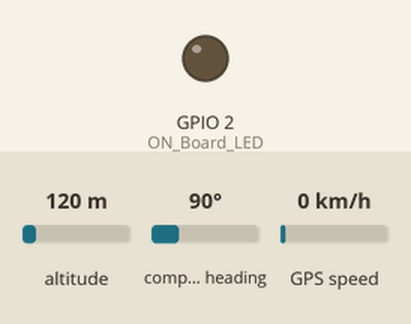
The sketch below on a simulated ESP8266 (NodeMCU). Shown: output pins drawn as LEDs (lit = HIGH). The test bench sets the inputs (shaded band); at power-on: altitude 120 m, compass heading 90°, GPS speed 0 km/h. WiFi joins after 1.5 s; servers stay silent unless stated; the GPS gets a fix after 3 s at 37.7749, -122.4194 with 8 satellites; what the sketch prints to the serial monitor is not drawn.

Above: at 0.0 s.
At 1.8 s:
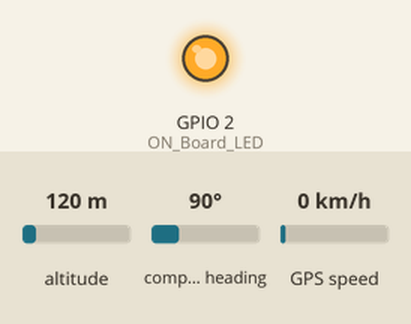
Timing chart, 0 to 3.3 s (numbered marks = the images above):
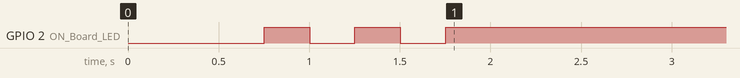

The sketch:

gpsTrackerArduino.ino
```cpp
#include <ESP8266WiFi.h>
#include <FirebaseArduino.h>
#include <ArduinoJson.h>
#include <ESP8266HTTPClient.h>
#include <SoftwareSerial.h>
#include <TinyGPS++.h>

#define FIREBASE_HOST "XXXXXXXXXXXXX" //--> URL address of Firebase Realtime Database.
#define FIREBASE_AUTH "XXXXXXXXXXXXX" //--> Firebase database secret code.

#define ON_Board_LED 2  //--> Defining an On Board LED, used for indicators when the process of connecting to a wifi router

//----------------------------------------SSID and Password of WiFi router or hotspot.
const char* ssid = "WIFI NAME";
const char* password = "WIFI PASSWORD";
//----------------------------------------

float cur_lat = 0.0;
float cur_long = 0.0;
float prev_lat = 0.0;
float prev_long = 0.0;
String pin = "UNIQUE PIN FOR LOCATION TRACKER";
TinyGPSPlus gps;
SoftwareSerial ss(5, 16);

void setup() {
  // put your setup code here, to run once:
  Serial.begin(9600);
  ss.begin(9600);
  delay(500);

  WiFi.begin(ssid, password); //--> Connect to WiFi router
  Serial.println("");

  pinMode(ON_Board_LED, OUTPUT); //--> On Board LED port Direction output
  digitalWrite(ON_Board_LED, HIGH); //--> Turn off Led On Board

  //----------------------------------------Wait for connection
  Serial.print("Connecting");
  while (WiFi.status() != WL_CONNECTED) {
    Serial.print(".");
    //----------------------------------------Make the On Board Flashing LED on the process of connecting to the wifi router.
    digitalWrite(ON_Board_LED, LOW);
    delay(250);
    digitalWrite(ON_Board_LED, HIGH);
    delay(250);
    //----------------------------------------
  }
  //----------------------------------------
  digitalWrite(ON_Board_LED, HIGH); //--> Turn off the On Board LED when it is connected to the wifi router.
  //----------------------------------------If successfully connected to the wifi router, the IP Address that will be visited is displayed in the serial monitor.
  Serial.println("");
  Serial.print("Successfully connected to : ");
  Serial.println(ssid);
  Serial.print("IP address: ");
  Serial.println(WiFi.localIP());
  Serial.println();
  //----------------------------------------

  //----------------------------------------Firebase Realtime Database Configuration.
  Firebase.begin(FIREBASE_HOST, FIREBASE_AUTH);
  //----------------------------------------
}

void loop() {
  // Get gps location from the module
  while (ss.available() > 0) {
    gps.encode(ss.read());
    if (gps.location.isUpdated())
    {
      cur_lat = gps.location.lat();
      cur_long = gps.location.lng();
      Serial.println("From GPS");
      Serial.println(cur_lat, 6);
      Serial.println(cur_long, 6);
      break;
    }
  }

  //----------------------------------------Send GPS data to the Firebase Realtime Database.

  //Code to send data or update data to the Firebase Realtime Database if GPS detects new location.

  if ((abs(cur_lat - prev_lat) > 0.001) || (abs(cur_long - prev_long) > 0.001)) {

    Firebase.setFloat(pin + "/lat", cur_lat);
    Firebase.setFloat(pin + "/long", cur_long);

    // Conditions for handling errors.
    if (Firebase.failed()) {
      Serial.print("Setting /Value failed :");
      Serial.println(Firebase.error());
      delay(500);
      return;
    }

    Serial.println("Setting successful");
    Serial.println();

    prev_lat = cur_lat;
    prev_long = cur_long;
  }
}
```
